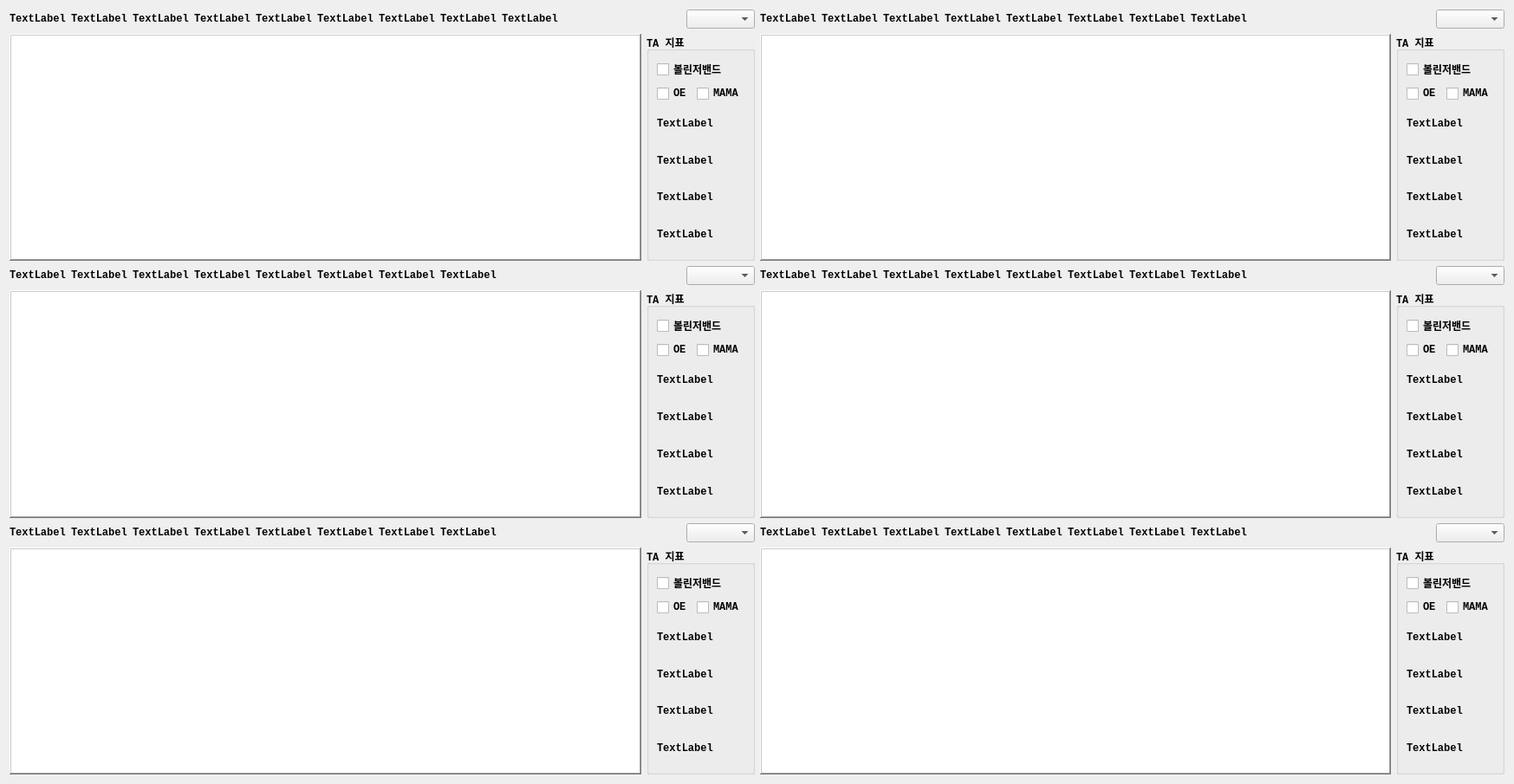
<?xml version="1.0" encoding="UTF-8"?>
<ui version="4.0">
 <class>Dialog</class>
 <widget class="QDialog" name="Dialog">
  <property name="geometry">
   <rect>
    <x>0</x>
    <y>0</y>
    <width>1747</width>
    <height>905</height>
   </rect>
  </property>
  <property name="font">
   <font>
    <family>Consolas</family>
    <pointsize>9</pointsize>
    <weight>75</weight>
    <bold>true</bold>
   </font>
  </property>
  <property name="windowTitle">
   <string>Big Chart</string>
  </property>
  <property name="windowIcon">
   <iconset>
    <normaloff>../PNG/skybot_nm.png</normaloff>../PNG/skybot_nm.png</iconset>
  </property>
  <layout class="QGridLayout" name="gridLayout">
   <item row="0" column="0">
    <layout class="QHBoxLayout" name="horizontalLayout">
     <item>
      <widget class="QLabel" name="label_time">
       <property name="text">
        <string>TextLabel</string>
       </property>
      </widget>
     </item>
     <item>
      <widget class="QLabel" name="label_11">
       <property name="text">
        <string>TextLabel</string>
       </property>
      </widget>
     </item>
     <item>
      <widget class="QLabel" name="label_12">
       <property name="text">
        <string>TextLabel</string>
       </property>
      </widget>
     </item>
     <item>
      <widget class="QLabel" name="label_13">
       <property name="text">
        <string>TextLabel</string>
       </property>
      </widget>
     </item>
     <item>
      <widget class="QLabel" name="label_14">
       <property name="text">
        <string>TextLabel</string>
       </property>
      </widget>
     </item>
     <item>
      <widget class="QLabel" name="label_15">
       <property name="text">
        <string>TextLabel</string>
       </property>
      </widget>
     </item>
     <item>
      <widget class="QLabel" name="label_16">
       <property name="text">
        <string>TextLabel</string>
       </property>
      </widget>
     </item>
     <item>
      <widget class="QLabel" name="label_17">
       <property name="text">
        <string>TextLabel</string>
       </property>
      </widget>
     </item>
     <item>
      <widget class="QLabel" name="label_18">
       <property name="text">
        <string>TextLabel</string>
       </property>
      </widget>
     </item>
     <item>
      <spacer name="horizontalSpacer">
       <property name="orientation">
        <enum>Qt::Horizontal</enum>
       </property>
       <property name="sizeHint" stdset="0">
        <size>
         <width>40</width>
         <height>20</height>
        </size>
       </property>
      </spacer>
     </item>
     <item>
      <widget class="QComboBox" name="comboBox1">
       <property name="font">
        <font>
         <weight>50</weight>
         <bold>false</bold>
        </font>
       </property>
       <property name="focusPolicy">
        <enum>Qt::NoFocus</enum>
       </property>
      </widget>
     </item>
    </layout>
   </item>
   <item row="0" column="1">
    <layout class="QHBoxLayout" name="horizontalLayout_17">
     <item>
      <widget class="QLabel" name="label_41">
       <property name="text">
        <string>TextLabel</string>
       </property>
      </widget>
     </item>
     <item>
      <widget class="QLabel" name="label_42">
       <property name="text">
        <string>TextLabel</string>
       </property>
      </widget>
     </item>
     <item>
      <widget class="QLabel" name="label_43">
       <property name="text">
        <string>TextLabel</string>
       </property>
      </widget>
     </item>
     <item>
      <widget class="QLabel" name="label_44">
       <property name="text">
        <string>TextLabel</string>
       </property>
      </widget>
     </item>
     <item>
      <widget class="QLabel" name="label_45">
       <property name="text">
        <string>TextLabel</string>
       </property>
      </widget>
     </item>
     <item>
      <widget class="QLabel" name="label_46">
       <property name="text">
        <string>TextLabel</string>
       </property>
      </widget>
     </item>
     <item>
      <widget class="QLabel" name="label_47">
       <property name="text">
        <string>TextLabel</string>
       </property>
      </widget>
     </item>
     <item>
      <widget class="QLabel" name="label_48">
       <property name="text">
        <string>TextLabel</string>
       </property>
      </widget>
     </item>
     <item>
      <spacer name="horizontalSpacer_9">
       <property name="orientation">
        <enum>Qt::Horizontal</enum>
       </property>
       <property name="sizeHint" stdset="0">
        <size>
         <width>40</width>
         <height>20</height>
        </size>
       </property>
      </spacer>
     </item>
     <item>
      <widget class="QComboBox" name="comboBox4">
       <property name="font">
        <font>
         <weight>50</weight>
         <bold>false</bold>
        </font>
       </property>
       <property name="focusPolicy">
        <enum>Qt::NoFocus</enum>
       </property>
      </widget>
     </item>
    </layout>
   </item>
   <item row="1" column="0">
    <layout class="QHBoxLayout" name="horizontalLayout_10">
     <item>
      <widget class="PlotWidget" name="plot1">
       <property name="font">
        <font>
         <family>Consolas</family>
         <weight>75</weight>
         <italic>true</italic>
         <bold>true</bold>
        </font>
       </property>
       <property name="focusPolicy">
        <enum>Qt::NoFocus</enum>
       </property>
       <property name="frameShape">
        <enum>QFrame::WinPanel</enum>
       </property>
       <property name="frameShadow">
        <enum>QFrame::Raised</enum>
       </property>
      </widget>
     </item>
     <item>
      <widget class="QGroupBox" name="groupBox1">
       <property name="title">
        <string>TA 지표</string>
       </property>
       <layout class="QVBoxLayout" name="verticalLayout_6">
        <item>
         <widget class="QCheckBox" name="checkBox_plot1_bband">
          <property name="text">
           <string>볼린저밴드</string>
          </property>
         </widget>
        </item>
        <item>
         <layout class="QHBoxLayout" name="horizontalLayout_4">
          <item>
           <widget class="QCheckBox" name="checkBox_plot1_oe">
            <property name="text">
             <string>OE</string>
            </property>
           </widget>
          </item>
          <item>
           <widget class="QCheckBox" name="checkBox_plot1_mama">
            <property name="text">
             <string>MAMA</string>
            </property>
           </widget>
          </item>
         </layout>
        </item>
        <item>
         <widget class="QLabel" name="label_p1_1">
          <property name="text">
           <string>TextLabel</string>
          </property>
         </widget>
        </item>
        <item>
         <widget class="QLabel" name="label_p1_2">
          <property name="text">
           <string>TextLabel</string>
          </property>
         </widget>
        </item>
        <item>
         <widget class="QLabel" name="label_p1_3">
          <property name="text">
           <string>TextLabel</string>
          </property>
         </widget>
        </item>
        <item>
         <widget class="QLabel" name="label_p1_4">
          <property name="text">
           <string>TextLabel</string>
          </property>
         </widget>
        </item>
       </layout>
      </widget>
     </item>
    </layout>
   </item>
   <item row="1" column="1">
    <layout class="QHBoxLayout" name="horizontalLayout_15">
     <item>
      <widget class="PlotWidget" name="plot4">
       <property name="font">
        <font>
         <family>Consolas</family>
         <weight>75</weight>
         <italic>true</italic>
         <bold>true</bold>
        </font>
       </property>
       <property name="focusPolicy">
        <enum>Qt::NoFocus</enum>
       </property>
       <property name="frameShape">
        <enum>QFrame::WinPanel</enum>
       </property>
       <property name="frameShadow">
        <enum>QFrame::Raised</enum>
       </property>
      </widget>
     </item>
     <item>
      <widget class="QGroupBox" name="groupBox1_3">
       <property name="title">
        <string>TA 지표</string>
       </property>
       <layout class="QVBoxLayout" name="verticalLayout">
        <item>
         <widget class="QCheckBox" name="checkBox_plot4_bband">
          <property name="text">
           <string>볼린저밴드</string>
          </property>
         </widget>
        </item>
        <item>
         <layout class="QHBoxLayout" name="horizontalLayout_9">
          <item>
           <widget class="QCheckBox" name="checkBox_plot4_oe">
            <property name="text">
             <string>OE</string>
            </property>
           </widget>
          </item>
          <item>
           <widget class="QCheckBox" name="checkBox_plot4_mama">
            <property name="text">
             <string>MAMA</string>
            </property>
           </widget>
          </item>
         </layout>
        </item>
        <item>
         <widget class="QLabel" name="label_p4_1">
          <property name="text">
           <string>TextLabel</string>
          </property>
         </widget>
        </item>
        <item>
         <widget class="QLabel" name="label_p4_2">
          <property name="text">
           <string>TextLabel</string>
          </property>
         </widget>
        </item>
        <item>
         <widget class="QLabel" name="label_p4_3">
          <property name="text">
           <string>TextLabel</string>
          </property>
         </widget>
        </item>
        <item>
         <widget class="QLabel" name="label_p4_4">
          <property name="text">
           <string>TextLabel</string>
          </property>
         </widget>
        </item>
       </layout>
      </widget>
     </item>
    </layout>
   </item>
   <item row="2" column="0">
    <layout class="QHBoxLayout" name="horizontalLayout_2">
     <item>
      <widget class="QLabel" name="label_21">
       <property name="text">
        <string>TextLabel</string>
       </property>
      </widget>
     </item>
     <item>
      <widget class="QLabel" name="label_22">
       <property name="text">
        <string>TextLabel</string>
       </property>
      </widget>
     </item>
     <item>
      <widget class="QLabel" name="label_23">
       <property name="text">
        <string>TextLabel</string>
       </property>
      </widget>
     </item>
     <item>
      <widget class="QLabel" name="label_24">
       <property name="text">
        <string>TextLabel</string>
       </property>
      </widget>
     </item>
     <item>
      <widget class="QLabel" name="label_25">
       <property name="text">
        <string>TextLabel</string>
       </property>
      </widget>
     </item>
     <item>
      <widget class="QLabel" name="label_26">
       <property name="text">
        <string>TextLabel</string>
       </property>
      </widget>
     </item>
     <item>
      <widget class="QLabel" name="label_27">
       <property name="text">
        <string>TextLabel</string>
       </property>
      </widget>
     </item>
     <item>
      <widget class="QLabel" name="label_28">
       <property name="text">
        <string>TextLabel</string>
       </property>
      </widget>
     </item>
     <item>
      <spacer name="horizontalSpacer_2">
       <property name="orientation">
        <enum>Qt::Horizontal</enum>
       </property>
       <property name="sizeHint" stdset="0">
        <size>
         <width>40</width>
         <height>20</height>
        </size>
       </property>
      </spacer>
     </item>
     <item>
      <widget class="QComboBox" name="comboBox2">
       <property name="font">
        <font>
         <weight>50</weight>
         <bold>false</bold>
        </font>
       </property>
       <property name="focusPolicy">
        <enum>Qt::NoFocus</enum>
       </property>
      </widget>
     </item>
    </layout>
   </item>
   <item row="2" column="1">
    <layout class="QHBoxLayout" name="horizontalLayout_19">
     <item>
      <widget class="QLabel" name="label_51">
       <property name="text">
        <string>TextLabel</string>
       </property>
      </widget>
     </item>
     <item>
      <widget class="QLabel" name="label_52">
       <property name="text">
        <string>TextLabel</string>
       </property>
      </widget>
     </item>
     <item>
      <widget class="QLabel" name="label_53">
       <property name="text">
        <string>TextLabel</string>
       </property>
      </widget>
     </item>
     <item>
      <widget class="QLabel" name="label_54">
       <property name="text">
        <string>TextLabel</string>
       </property>
      </widget>
     </item>
     <item>
      <widget class="QLabel" name="label_55">
       <property name="text">
        <string>TextLabel</string>
       </property>
      </widget>
     </item>
     <item>
      <widget class="QLabel" name="label_56">
       <property name="text">
        <string>TextLabel</string>
       </property>
      </widget>
     </item>
     <item>
      <widget class="QLabel" name="label_57">
       <property name="text">
        <string>TextLabel</string>
       </property>
      </widget>
     </item>
     <item>
      <widget class="QLabel" name="label_58">
       <property name="text">
        <string>TextLabel</string>
       </property>
      </widget>
     </item>
     <item>
      <spacer name="horizontalSpacer_10">
       <property name="orientation">
        <enum>Qt::Horizontal</enum>
       </property>
       <property name="sizeHint" stdset="0">
        <size>
         <width>40</width>
         <height>20</height>
        </size>
       </property>
      </spacer>
     </item>
     <item>
      <widget class="QComboBox" name="comboBox5">
       <property name="font">
        <font>
         <weight>50</weight>
         <bold>false</bold>
        </font>
       </property>
       <property name="focusPolicy">
        <enum>Qt::NoFocus</enum>
       </property>
      </widget>
     </item>
    </layout>
   </item>
   <item row="3" column="0">
    <layout class="QHBoxLayout" name="horizontalLayout_11">
     <item>
      <widget class="PlotWidget" name="plot2">
       <property name="font">
        <font>
         <family>Consolas</family>
         <weight>75</weight>
         <italic>true</italic>
         <bold>true</bold>
        </font>
       </property>
       <property name="focusPolicy">
        <enum>Qt::NoFocus</enum>
       </property>
       <property name="frameShape">
        <enum>QFrame::WinPanel</enum>
       </property>
       <property name="frameShadow">
        <enum>QFrame::Raised</enum>
       </property>
      </widget>
     </item>
     <item>
      <widget class="QGroupBox" name="groupBox2">
       <property name="title">
        <string>TA 지표</string>
       </property>
       <layout class="QVBoxLayout" name="verticalLayout_5">
        <item>
         <widget class="QCheckBox" name="checkBox_plot2_bband">
          <property name="text">
           <string>볼린저밴드</string>
          </property>
         </widget>
        </item>
        <item>
         <layout class="QHBoxLayout" name="horizontalLayout_5">
          <item>
           <widget class="QCheckBox" name="checkBox_plot2_oe">
            <property name="text">
             <string>OE</string>
            </property>
           </widget>
          </item>
          <item>
           <widget class="QCheckBox" name="checkBox_plot2_mama">
            <property name="text">
             <string>MAMA</string>
            </property>
           </widget>
          </item>
         </layout>
        </item>
        <item>
         <widget class="QLabel" name="label_p2_1">
          <property name="text">
           <string>TextLabel</string>
          </property>
         </widget>
        </item>
        <item>
         <widget class="QLabel" name="label_p2_2">
          <property name="text">
           <string>TextLabel</string>
          </property>
         </widget>
        </item>
        <item>
         <widget class="QLabel" name="label_p2_3">
          <property name="text">
           <string>TextLabel</string>
          </property>
         </widget>
        </item>
        <item>
         <widget class="QLabel" name="label_p2_4">
          <property name="text">
           <string>TextLabel</string>
          </property>
         </widget>
        </item>
       </layout>
      </widget>
     </item>
    </layout>
   </item>
   <item row="3" column="1">
    <layout class="QHBoxLayout" name="horizontalLayout_14">
     <item>
      <widget class="PlotWidget" name="plot5">
       <property name="font">
        <font>
         <family>Consolas</family>
         <weight>75</weight>
         <italic>true</italic>
         <bold>true</bold>
        </font>
       </property>
       <property name="focusPolicy">
        <enum>Qt::NoFocus</enum>
       </property>
       <property name="frameShape">
        <enum>QFrame::WinPanel</enum>
       </property>
       <property name="frameShadow">
        <enum>QFrame::Raised</enum>
       </property>
      </widget>
     </item>
     <item>
      <widget class="QGroupBox" name="groupBox2_3">
       <property name="title">
        <string>TA 지표</string>
       </property>
       <layout class="QVBoxLayout" name="verticalLayout_2">
        <item>
         <widget class="QCheckBox" name="checkBox_plot5_bband">
          <property name="text">
           <string>볼린저밴드</string>
          </property>
         </widget>
        </item>
        <item>
         <layout class="QHBoxLayout" name="horizontalLayout_8">
          <item>
           <widget class="QCheckBox" name="checkBox_plot5_oe">
            <property name="text">
             <string>OE</string>
            </property>
           </widget>
          </item>
          <item>
           <widget class="QCheckBox" name="checkBox_plot5_mama">
            <property name="text">
             <string>MAMA</string>
            </property>
           </widget>
          </item>
         </layout>
        </item>
        <item>
         <widget class="QLabel" name="label_p5_1">
          <property name="text">
           <string>TextLabel</string>
          </property>
         </widget>
        </item>
        <item>
         <widget class="QLabel" name="label_p5_2">
          <property name="text">
           <string>TextLabel</string>
          </property>
         </widget>
        </item>
        <item>
         <widget class="QLabel" name="label_p5_3">
          <property name="text">
           <string>TextLabel</string>
          </property>
         </widget>
        </item>
        <item>
         <widget class="QLabel" name="label_p5_4">
          <property name="text">
           <string>TextLabel</string>
          </property>
         </widget>
        </item>
       </layout>
      </widget>
     </item>
    </layout>
   </item>
   <item row="4" column="0">
    <layout class="QHBoxLayout" name="horizontalLayout_3">
     <item>
      <widget class="QLabel" name="label_31">
       <property name="text">
        <string>TextLabel</string>
       </property>
      </widget>
     </item>
     <item>
      <widget class="QLabel" name="label_32">
       <property name="text">
        <string>TextLabel</string>
       </property>
      </widget>
     </item>
     <item>
      <widget class="QLabel" name="label_33">
       <property name="text">
        <string>TextLabel</string>
       </property>
      </widget>
     </item>
     <item>
      <widget class="QLabel" name="label_34">
       <property name="text">
        <string>TextLabel</string>
       </property>
      </widget>
     </item>
     <item>
      <widget class="QLabel" name="label_35">
       <property name="text">
        <string>TextLabel</string>
       </property>
      </widget>
     </item>
     <item>
      <widget class="QLabel" name="label_36">
       <property name="text">
        <string>TextLabel</string>
       </property>
      </widget>
     </item>
     <item>
      <widget class="QLabel" name="label_37">
       <property name="text">
        <string>TextLabel</string>
       </property>
      </widget>
     </item>
     <item>
      <widget class="QLabel" name="label_38">
       <property name="text">
        <string>TextLabel</string>
       </property>
      </widget>
     </item>
     <item>
      <spacer name="horizontalSpacer_3">
       <property name="orientation">
        <enum>Qt::Horizontal</enum>
       </property>
       <property name="sizeHint" stdset="0">
        <size>
         <width>40</width>
         <height>20</height>
        </size>
       </property>
      </spacer>
     </item>
     <item>
      <widget class="QComboBox" name="comboBox3">
       <property name="font">
        <font>
         <weight>50</weight>
         <bold>false</bold>
        </font>
       </property>
       <property name="focusPolicy">
        <enum>Qt::NoFocus</enum>
       </property>
      </widget>
     </item>
    </layout>
   </item>
   <item row="4" column="1">
    <layout class="QHBoxLayout" name="horizontalLayout_21">
     <item>
      <widget class="QLabel" name="label_61">
       <property name="text">
        <string>TextLabel</string>
       </property>
      </widget>
     </item>
     <item>
      <widget class="QLabel" name="label_62">
       <property name="text">
        <string>TextLabel</string>
       </property>
      </widget>
     </item>
     <item>
      <widget class="QLabel" name="label_63">
       <property name="text">
        <string>TextLabel</string>
       </property>
      </widget>
     </item>
     <item>
      <widget class="QLabel" name="label_64">
       <property name="text">
        <string>TextLabel</string>
       </property>
      </widget>
     </item>
     <item>
      <widget class="QLabel" name="label_65">
       <property name="text">
        <string>TextLabel</string>
       </property>
      </widget>
     </item>
     <item>
      <widget class="QLabel" name="label_66">
       <property name="text">
        <string>TextLabel</string>
       </property>
      </widget>
     </item>
     <item>
      <widget class="QLabel" name="label_67">
       <property name="text">
        <string>TextLabel</string>
       </property>
      </widget>
     </item>
     <item>
      <widget class="QLabel" name="label_68">
       <property name="text">
        <string>TextLabel</string>
       </property>
      </widget>
     </item>
     <item>
      <spacer name="horizontalSpacer_11">
       <property name="orientation">
        <enum>Qt::Horizontal</enum>
       </property>
       <property name="sizeHint" stdset="0">
        <size>
         <width>40</width>
         <height>20</height>
        </size>
       </property>
      </spacer>
     </item>
     <item>
      <widget class="QComboBox" name="comboBox6">
       <property name="font">
        <font>
         <weight>50</weight>
         <bold>false</bold>
        </font>
       </property>
       <property name="focusPolicy">
        <enum>Qt::NoFocus</enum>
       </property>
      </widget>
     </item>
    </layout>
   </item>
   <item row="5" column="0">
    <layout class="QHBoxLayout" name="horizontalLayout_12">
     <item>
      <widget class="PlotWidget" name="plot3">
       <property name="font">
        <font>
         <family>Consolas</family>
         <weight>75</weight>
         <italic>true</italic>
         <bold>true</bold>
        </font>
       </property>
       <property name="focusPolicy">
        <enum>Qt::NoFocus</enum>
       </property>
       <property name="frameShape">
        <enum>QFrame::WinPanel</enum>
       </property>
       <property name="frameShadow">
        <enum>QFrame::Raised</enum>
       </property>
      </widget>
     </item>
     <item>
      <widget class="QGroupBox" name="groupBox3">
       <property name="title">
        <string>TA 지표</string>
       </property>
       <layout class="QVBoxLayout" name="verticalLayout_4">
        <item>
         <widget class="QCheckBox" name="checkBox_plot3_bband">
          <property name="text">
           <string>볼린저밴드</string>
          </property>
         </widget>
        </item>
        <item>
         <layout class="QHBoxLayout" name="horizontalLayout_6">
          <item>
           <widget class="QCheckBox" name="checkBox_plot3_oe">
            <property name="text">
             <string>OE</string>
            </property>
           </widget>
          </item>
          <item>
           <widget class="QCheckBox" name="checkBox_plot3_mama">
            <property name="text">
             <string>MAMA</string>
            </property>
           </widget>
          </item>
         </layout>
        </item>
        <item>
         <widget class="QLabel" name="label_p3_1">
          <property name="text">
           <string>TextLabel</string>
          </property>
         </widget>
        </item>
        <item>
         <widget class="QLabel" name="label_p3_2">
          <property name="text">
           <string>TextLabel</string>
          </property>
         </widget>
        </item>
        <item>
         <widget class="QLabel" name="label_p3_3">
          <property name="text">
           <string>TextLabel</string>
          </property>
         </widget>
        </item>
        <item>
         <widget class="QLabel" name="label_p3_4">
          <property name="text">
           <string>TextLabel</string>
          </property>
         </widget>
        </item>
       </layout>
      </widget>
     </item>
    </layout>
   </item>
   <item row="5" column="1">
    <layout class="QHBoxLayout" name="horizontalLayout_13">
     <item>
      <widget class="PlotWidget" name="plot6">
       <property name="font">
        <font>
         <family>Consolas</family>
         <weight>75</weight>
         <italic>true</italic>
         <bold>true</bold>
        </font>
       </property>
       <property name="focusPolicy">
        <enum>Qt::NoFocus</enum>
       </property>
       <property name="frameShape">
        <enum>QFrame::WinPanel</enum>
       </property>
       <property name="frameShadow">
        <enum>QFrame::Raised</enum>
       </property>
      </widget>
     </item>
     <item>
      <widget class="QGroupBox" name="groupBox3_5">
       <property name="title">
        <string>TA 지표</string>
       </property>
       <layout class="QVBoxLayout" name="verticalLayout_3">
        <item>
         <widget class="QCheckBox" name="checkBox_plot6_bband">
          <property name="text">
           <string>볼린저밴드</string>
          </property>
         </widget>
        </item>
        <item>
         <layout class="QHBoxLayout" name="horizontalLayout_7">
          <item>
           <widget class="QCheckBox" name="checkBox_plot6_oe">
            <property name="text">
             <string>OE</string>
            </property>
           </widget>
          </item>
          <item>
           <widget class="QCheckBox" name="checkBox_plot6_mama">
            <property name="text">
             <string>MAMA</string>
            </property>
           </widget>
          </item>
         </layout>
        </item>
        <item>
         <widget class="QLabel" name="label_p6_1">
          <property name="text">
           <string>TextLabel</string>
          </property>
         </widget>
        </item>
        <item>
         <widget class="QLabel" name="label_p6_2">
          <property name="text">
           <string>TextLabel</string>
          </property>
         </widget>
        </item>
        <item>
         <widget class="QLabel" name="label_p6_3">
          <property name="text">
           <string>TextLabel</string>
          </property>
         </widget>
        </item>
        <item>
         <widget class="QLabel" name="label_p6_4">
          <property name="text">
           <string>TextLabel</string>
          </property>
         </widget>
        </item>
       </layout>
      </widget>
     </item>
    </layout>
   </item>
  </layout>
 </widget>
 <customwidgets>
  <customwidget>
   <class>PlotWidget</class>
   <extends>QGraphicsView</extends>
   <header>pyqtgraph</header>
  </customwidget>
 </customwidgets>
 <resources/>
 <connections/>
 <slots>
  <slot>AddCode()</slot>
  <slot>RemoveCode()</slot>
 </slots>
</ui>
